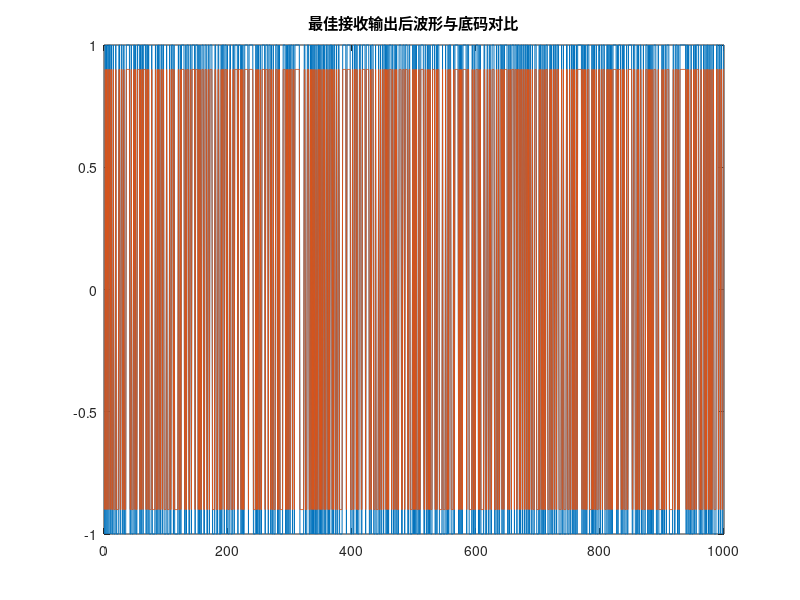
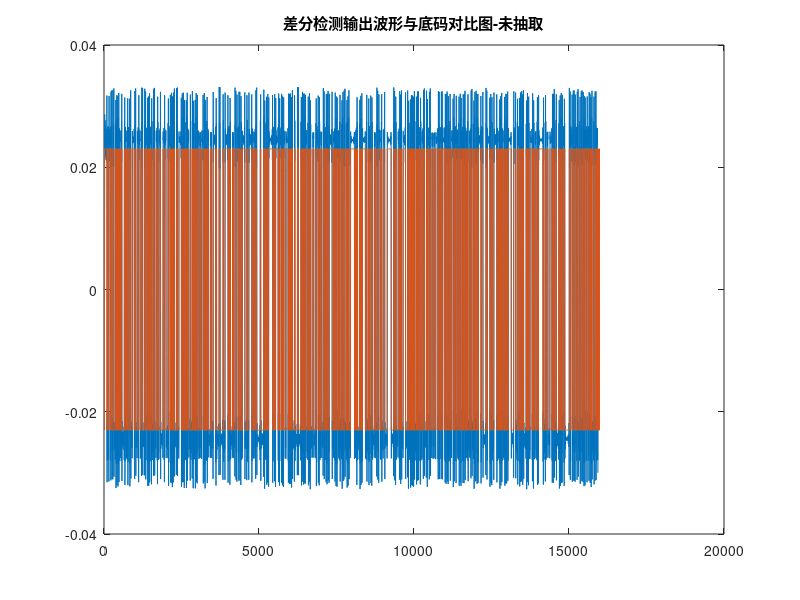
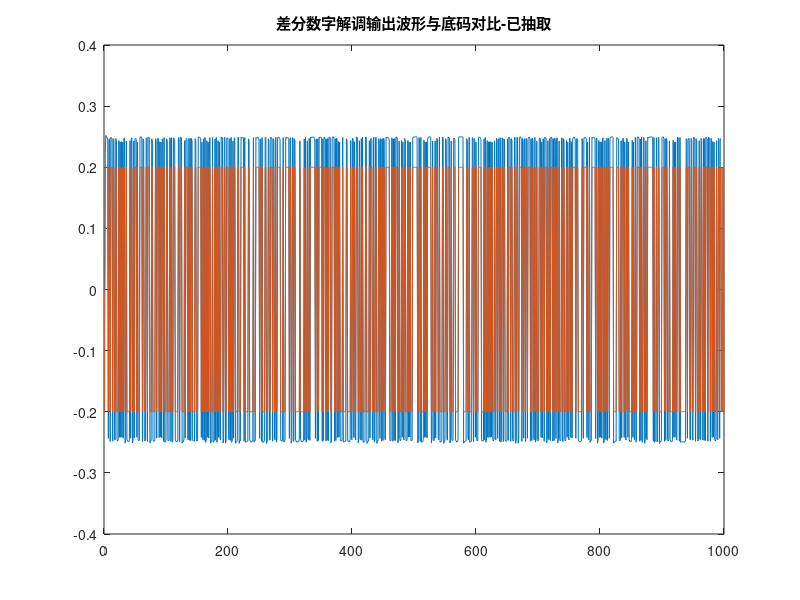

The MATLAB script that drew these images, in order:
%% ************* MSK simulation ************* %%
%% ***** data:20240901 authoor:ShenYifu ****  %%
%% 参考论文《MSK信号的调制与解调_赵雪》
%% 参考论文

%% MSK信号:用正交调制法生成

%% 
clc;clear;
close all;
%% 参数设置
K = 1e3;             % 单位 KHz
M = 1e6;             % 单位 MHz 
Rb = 1*K;           % 码速率
Tb = 1/Rb;
fs = 16*K;          % 采样率
fc = 2*K;           % 载波频率
Ts = 1/fs;
time = 1;            % 仿真时间
symbolnum = Rb*time; % 码元个数
samplenum = fs*time; % 时间样本
sps = fs/Rb;
A = 1;               % 信号幅度 
SNR =  10;
%% 信号生成
% time
t = 0: Ts :time-Ts;

% Generate random binary data
% data = randi([0, 1], 1, symbolnum);
load data.mat;
data_base = 2*data - 1; 
% 差分编码
b_data = zeros(1, symbolnum);
b_data(1) = data(1);
for i = 2 : symbolnum
    b_data(i) = xor(b_data(i-1), data(i));
end
b_data = 2*b_data - 1; % 将比特序列映射到{-1, 1}

% 生成p(k)和q(k)序列
b_odd = b_data(1:2:end); 
b_even = b_data(2:2:end); 
for i =  1 : length(b_odd)
    pp( (i-1)*2+1 : i*2 ) = b_odd(i);
    qq( (i-1)*2+1 : i*2 ) = b_even(i);
end
% 延迟Tb
pp = circshift(pp,-1);          % 论文中是同向分量提前Tb
% qq = circshift(qq,1);         % 正交分量滞后Tb，后面结果与论文中对不上        

% 采样
for i = 1 : length(qq)
    ppp( (i-1)*sps+1 : i*sps ) = pp(i);
    qqq( (i-1)*sps+1 : i*sps ) = qq(i);
end

I_t = cos(pi*t/(2*Tb)) .* ppp;
Q_t = sin(pi*t/(2*Tb)) .* qqq;

% 生成MSK信号
s_I = I_t .* cos(2*pi*fc*t); % In-phase (同相)分量
s_Q = Q_t .* sin(2*pi*fc*t); % Quadrature (正交)分量
msk_signal = A * (s_I + 1i * s_Q);

%% 信道

% msk_signal_noise=awgn(msk_signal,SNR,'measured');
% figure;plot(real(msk_signal)); hold on; plot(real(msk_signal_noise)); % 加噪前后实部对比图

%% 解调
%% 加预编码的MSK信号的最佳接收
receiver = msk_signal;
s_re = real(receiver);
s_im = imag(receiver);
s_orignal = s_re; 
s_re_out = s_re.*cos(pi*t/(2*Tb)).* cos(2*pi*fc*t);
s_im_out = s_im.*sin(pi*t/(2*Tb)).* sin(2*pi*fc*t);

% Tb时间内含有sps个采样点数据
for i = 1 : floor( length(s_re_out)/(2*sps) )
    s_sum_re( i ) = ( sum( s_re_out( (i-1) * sps*2 + 1 : i * sps*2 ) ) );
    s_sum_im( i ) = ( sum( s_im_out( (i-1) * sps*2 + 1 : i * sps*2 ) ) );
   
    % 判决 -- 论文中判决规则较复杂，暂时没明白
    if s_sum_re( i ) > 0
        de_s_re_out (i) = 1;
    else
        de_s_re_out (i) = -1;
    end

    if s_sum_im( i ) > 0
        de_s_im_out (i) = 1;
    else
        de_s_im_out (i) = -1;
    end
end 
de_s_out1 = [de_s_re_out;de_s_im_out];
de_s_out = de_s_out1(:)';
figure; plot(de_s_out); hold on; plot(0.9*b_data); title("最佳接收输出后波形与底码对比");

%% MSK信号信号差分数字解调
receiver = msk_signal;
s_re = real(receiver);
s_im = imag(receiver);
s_orignal = s_re - s_im; 

I_dem = s_orignal.* cos(2*pi*fc*t);
Q_dem = s_orignal.* sin(2*pi*fc*t);

% 低通滤波
% y_filter = lowpass(y, fc, fs);       % 低通滤波器 
hai = 3.3;                             %海明窗窗过度带宽系数
wp = 0.26*pi;                          %通带截止频率 wp < fc/(2*fs)     
ws = 0.3*pi;                           %阻带起始频率 ws > fc/(2*fs)
wdlta = ws-wp;
N_lp = ceil(2*pi*hai/wdlta);           %求滤波器阶数N_lp
Wc = (wp+ws)/2;
b = fir1(N_lp-1,Wc/pi,hamming(N_lp));
s_re_filter = filter(b,1,I_dem);
s_im_filter = filter(b,1,Q_dem);

% ***** 未抽取 *****
s_re_filter1 = s_re_filter(length(b)/2-15:end);
s_im_filter1 = s_im_filter(length(b)/2-15:end);
% 延迟相乘
minlength = min(length(s_re_filter1),length(s_im_filter1));
for i = 1 : minlength-1
    Y1(i) = s_re_filter1(i)*s_im_filter1(i+1)-s_im_filter1(i)*s_re_filter1(i+1);
end
ak = data_base;
for i = 1 : length(ak)
    base_data(1+sps*(i-1)) = ak(i);
    base_data(2+sps*(i-1):sps*i) = ak(i);
end
figure; plot(Y1); hold on; plot(0.023*base_data);title("差分检测输出波形与底码对比图-未抽取");

% ***** 已抽取 *****
s_re_filter = s_re_filter(length(b)/2-15:sps:end);
s_im_filter = s_im_filter(length(b)/2-15:sps:end);
% 延迟相乘
minlength = min(length(s_re_filter),length(s_im_filter));
for i = 1 : minlength-1
    Y(i) = s_re_filter(i)*s_im_filter(i+1)-s_im_filter(i)*s_re_filter(i+1);
end
figure;plot(Y);hold on; plot(0.2*data_base);title("差分数字解调输出波形与底码对比-已抽取");
